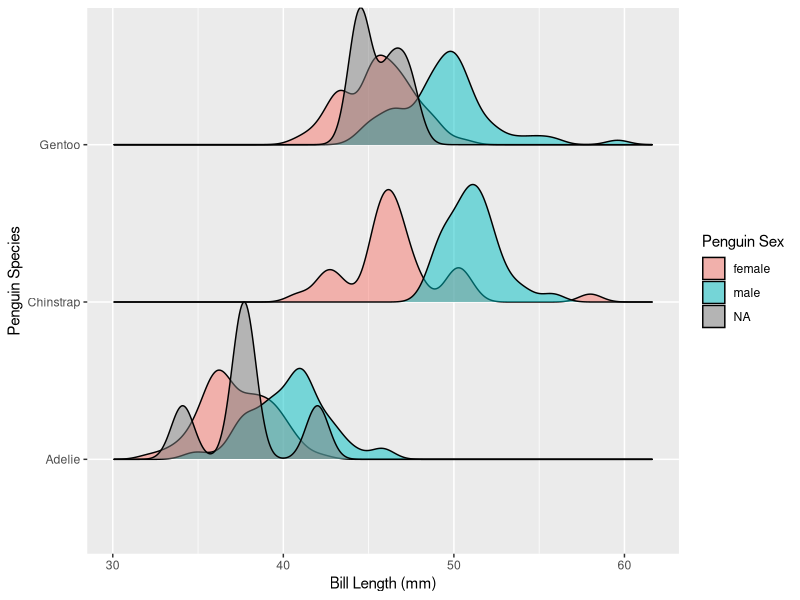
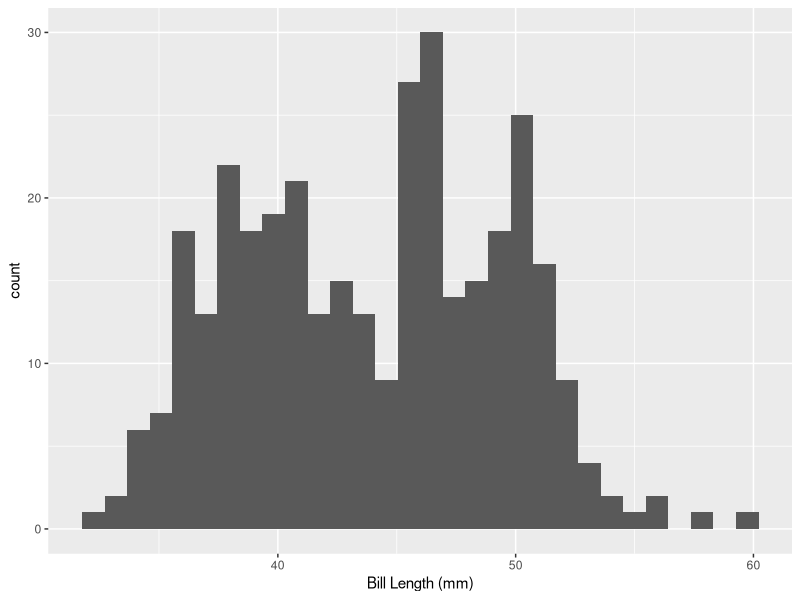
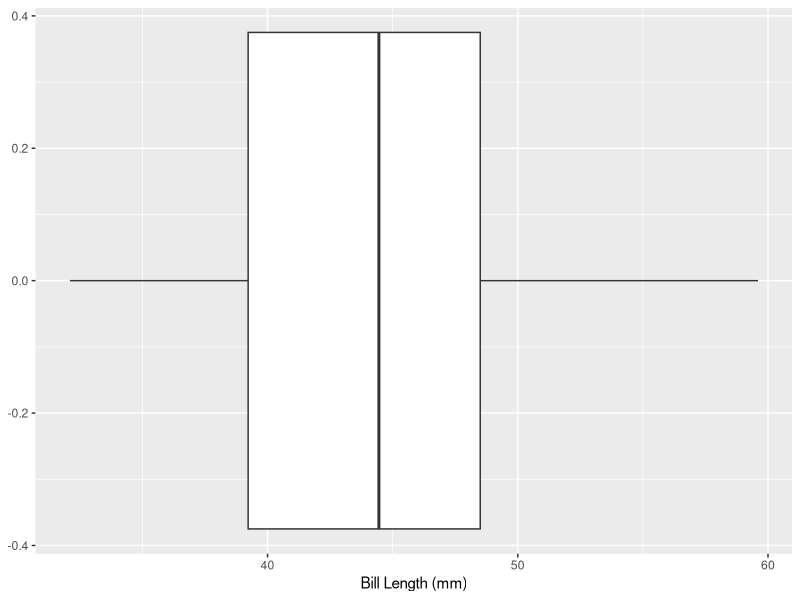
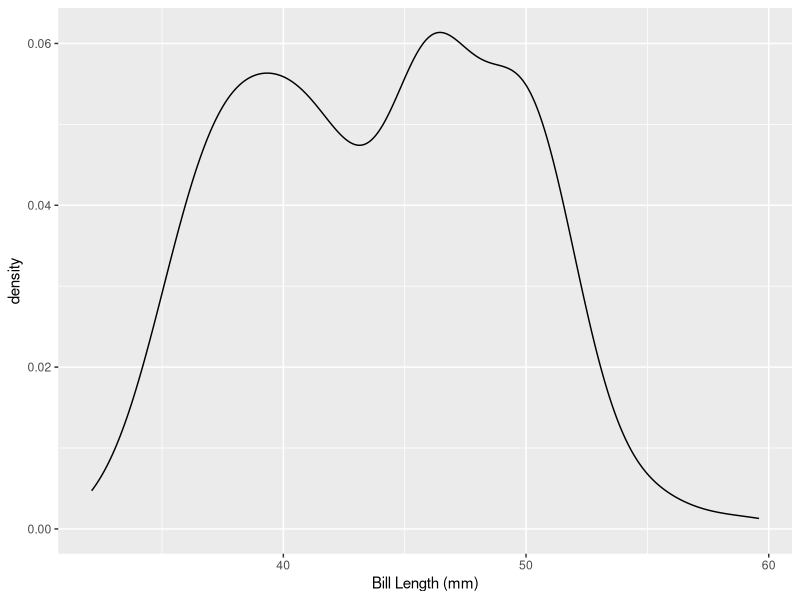
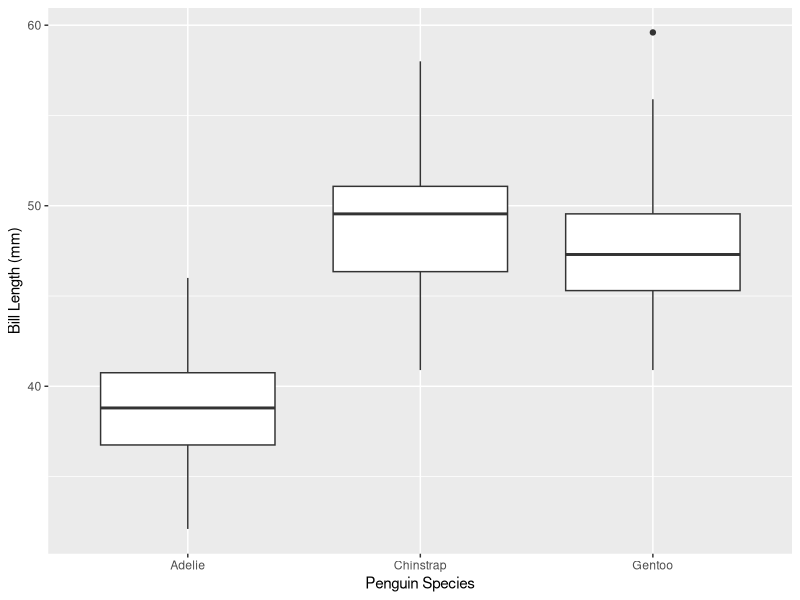
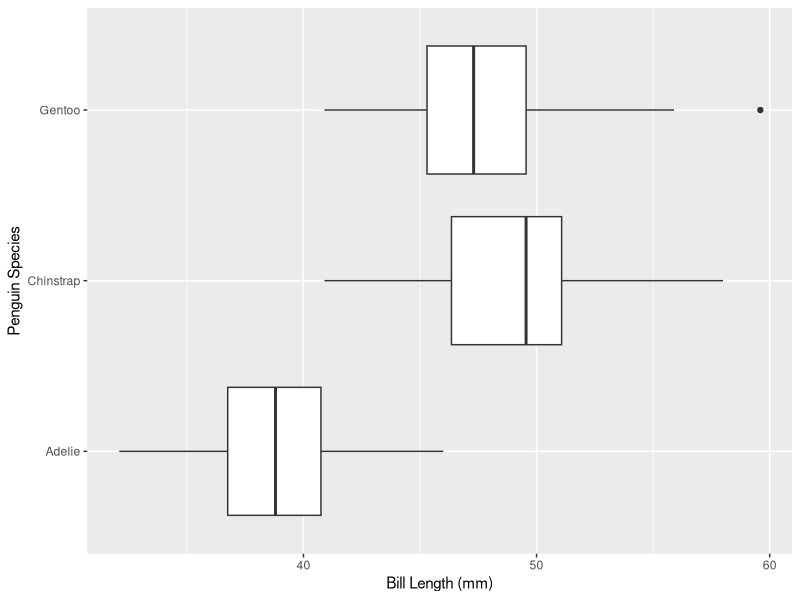
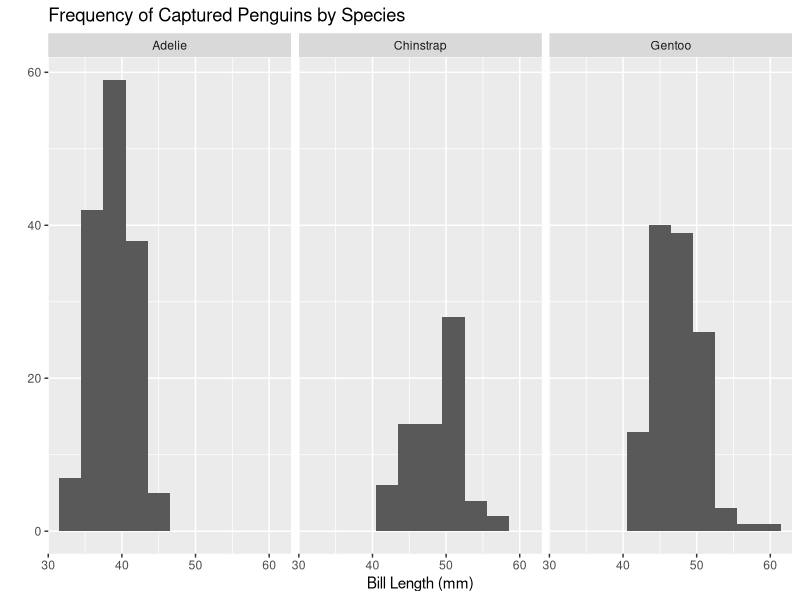
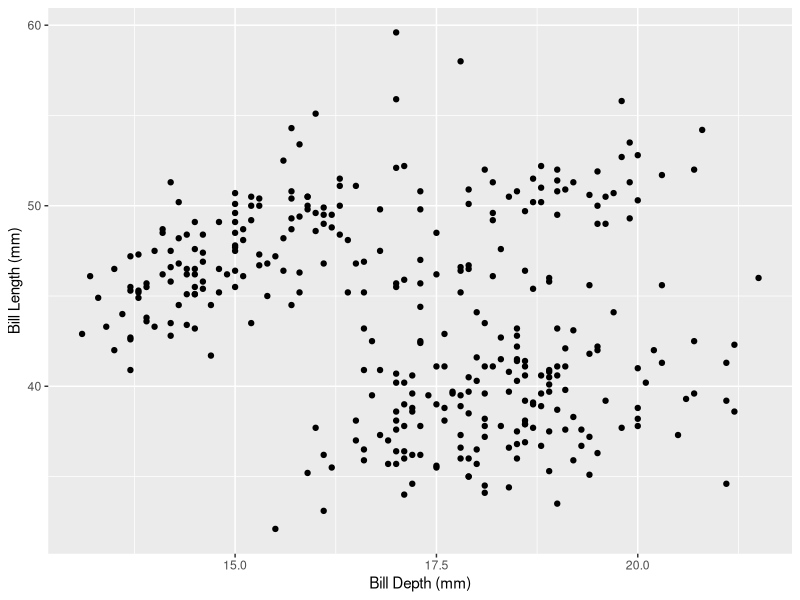

Reproduce these figures in R, in order.
## ---- chunk 1
#| echo: false

library(palmerpenguins)
library(tidyverse)
library(ggridges)
library(gridExtra)
## ---- chunk 2
#| echo: false
penguins %>% 
  ggplot(aes(x = bill_length_mm, y = species, fill = sex)) + 
  geom_density_ridges(alpha = 0.5, scale = 1) + 
  labs(x = "Bill Length (mm)", 
       y = "Penguin Species", 
       fill = "Penguin Sex")

## ---- chunk 3
#| fig-height: 4
#| fig-width: 5
#| fig-align: center
#| echo: true
#| code-line-numbers: "|2"

ggplot(data = penguins, mapping = aes(x = bill_length_mm)) + 
  geom_histogram() +
  labs(x = "Bill Length (mm)")
## ---- chunk 4
#| fig-width: 5
#| fig-height: 3.5
#| echo: true
#| code-line-numbers: "|3"

ggplot(data = penguins,
       mapping = aes(x = bill_length_mm)) +
  geom_boxplot() + 
  labs(x = "Bill Length (mm)")
## ---- chunk 5
#| fig-width: 6
#| echo: true
#| fig-height: 4
#| code-line-numbers: "|3"
ggplot(data = penguins,
       mapping = aes(x = bill_length_mm)) +
  geom_density() + 
  labs(x = "Bill Length (mm)")
## ---- chunk 6
#| fig-width: 6
#| fig-height: 3.5
#| fig-align: center
#| echo: true
ggplot(data = penguins,
       mapping = aes(y = bill_length_mm,
                     x = species)) +
  geom_boxplot() + 
  labs(x = "Penguin Species", 
       y = "Bill Length (mm)")
## ---- chunk 7
#| fig-width: 6
#| fig-height: 3.5
#| fig-align: center
#| echo: true
ggplot(data = penguins,
       mapping = aes(x = bill_length_mm,
                     y = species)) +
  geom_boxplot() + 
  labs(y = "Penguin Species", 
      x  = "Bill Length (mm)")

## ---- chunk 8
#| fig-width: 8
#| fig-height: 4
#| fig-align: center
#| echo: true
#| output-location: fragment
#| code-line-numbers: "|4"

ggplot(data = penguins,
       mapping = aes(x = bill_length_mm)) +
  geom_histogram(binwidth = 3) +
  facet_wrap(~ species) +
  labs(x = "Bill Length (mm)", 
       title = "Frequency of Captured Penguins by Species", 
       y = "")
## ---- chunk 9
#| fig-width: 6
#| fig-height: 5
#| fig-align: center
#| output-location: fragment
#| echo: true
#| code-line-numbers: "|3"

ggplot(data = penguins,
       mapping = aes(y = bill_length_mm, x = bill_depth_mm)) +
  geom_point() +
  labs(x = "Bill Depth (mm)", 
       y = "Bill Length (mm)")
## ---- chunk 10
#| fig-width: 6
#| fig-height: 4.5
#| fig-align: center
#| echo: true
#| code-line-numbers: "|4,9"

ggplot(data = penguins,
       mapping = aes(y = bill_length_mm,
                     x = bill_depth_mm,
                     color = species)
       ) +
  geom_point() +
  labs(x = "Bill Depth (mm)", 
       y = "Bill Length (mm)", 
       color = "Penguin Species")
## ---- chunk 11
#| fig-width: 6
#| fig-height: 3.5
#| fig-align: center
#| echo: true
#| code-line-numbers: "|4,9"

ggplot(data = penguins,
       mapping = aes(y = bill_length_mm,
                     x = species,
                     color = sex)
       ) +
  geom_boxplot() +
  labs(x = "Penguin Species", 
       y = "Bill Length (mm)", 
       color = "Sex")
## ---- chunk 12
#| fig-width: 8
#| fig-height: 4.5
#| fig-align: center
#| echo: true
#| code-line-numbers: "|6"

ggplot(data = penguins,
       mapping = aes(y = bill_length_mm,
                     x = bill_depth_mm,
                     color = sex)) +
  geom_point() +
  facet_wrap(~ species) + 
  labs(x = "Bill Depth (mm)", 
       y = "Bill Length (mm)", 
       color = "Sex")
  
## ---- chunk 13
#| fig-width: 8
#| fig-height: 3.5
#| fig-align: center
#| echo: true
#| code-line-numbers: "|6"
ggplot(data = penguins,
       mapping = aes(x = bill_length_mm,
                     y = species,
                     fill = sex)) +
  geom_boxplot(alpha = 0.3) +
  facet_wrap(~ island) + 
  labs(x = "Bill Depth (mm)", 
       y = "Bill Length (mm)", 
       fill = "Sex")
